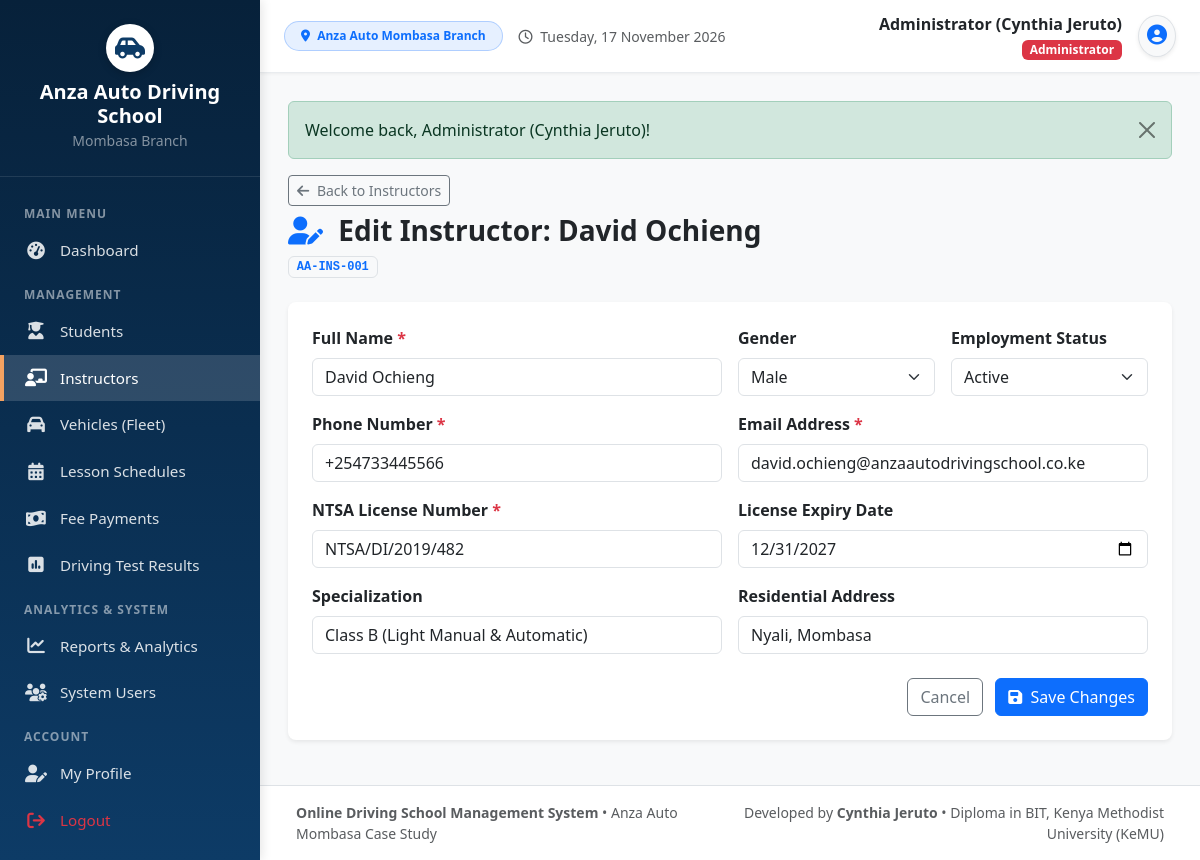
Screenshot of /instructor_edit.php?id=1 (signed in) with the database file from the repository.
### tables this page shows
CREATE TABLE `instructors` (
  `instructor_id` INT(11) NOT NULL AUTO_INCREMENT,
  `user_id` INT(11) DEFAULT NULL,
  `instructor_no` VARCHAR(20) NOT NULL UNIQUE,
  `full_name` VARCHAR(100) NOT NULL,
  `gender` ENUM('Male', 'Female', 'Other') NOT NULL,
  `phone` VARCHAR(20) NOT NULL,
  `email` VARCHAR(100) NOT NULL,
  `license_no` VARCHAR(50) NOT NULL,
  `license_expiry` DATE DEFAULT NULL,
  `specialization` VARCHAR(100) DEFAULT 'Manual & Automatic Light Vehicles',
  `address` VARCHAR(255) DEFAULT 'Mombasa, Kenya',
  `status` ENUM('Active', 'On Leave', 'Inactive') NOT NULL DEFAULT 'Active',
  `created_at` TIMESTAMP NOT NULL DEFAULT CURRENT_TIMESTAMP,
  PRIMARY KEY (`instructor_id`),
  KEY `fk_instructor_user` (`user_id`),
  CONSTRAINT `fk_instructor_user` FOREIGN KEY (`user_id`) REFERENCES `users` (`user_id`) ON DELETE SET NULL
);

### instructor_edit.php (the view, shortened to what this page needs)
<?php
require_once __DIR__ . '/includes/header.php';
$insId = (int)($_GET['id'] ?? 0);
$stmt = $pdo->prepare("SELECT * FROM instructors WHERE instructor_id = ?");
$stmt->execute([$insId]);
$instructor = $stmt->fetch();
?>
<div class="mb-4">
    <a href="instructors.php" class="btn btn-outline-secondary btn-sm mb-2"><i class="fa-solid fa-arrow-left me-1"></i> Back to Instructors</a>
    <h3 class="fw-bold mb-1 text-dark"><i class="fa-solid fa-user-pen text-primary me-2"></i> Edit Instructor: <?= htmlspecialchars($instructor['full_name']) ?></h3>
    <span class="badge bg-light text-primary border font-monospace"><?= htmlspecialchars($instructor['instructor_no']) ?></span>
</div>
<div class="card border-0 shadow-sm rounded-3">
    <div class="card-body p-4">
        <form method="POST" action="instructor_edit.php?id=<?= $insId ?>">
            <div class="row g-3">
                <div class="col-md-6">
                    <label class="form-label fw-semibold">Full Name <span class="text-danger">*</span></label>
                    <input type="text" class="form-control" name="full_name" value="<?= htmlspecialchars($instructor['full_name']) ?>" required>
                </div>
                <div class="col-md-3">
                    <label class="form-label fw-semibold">Gender</label>
                    <select name="gender" class="form-select">
                        <option value="Male" <?= ($instructor['gender'] === 'Male') ? 'selected' : '' ?>>Male</option>
                    </select>
                </div>
                <div class="col-md-3">
                    <label class="form-label fw-semibold">Employment Status</label>
                    <select name="status" class="form-select">
                        <option value="Active" <?= ($instructor['status'] === 'Active') ? 'selected' : '' ?>>Active</option>
                    </select>
                </div>
                <div class="col-md-6">
                    <label class="form-label fw-semibold">Phone Number <span class="text-danger">*</span></label>
                    <input type="text" class="form-control" name="phone" value="<?= htmlspecialchars($instructor['phone']) ?>" required>
                </div>
                <div class="col-md-6">
                    <label class="form-label fw-semibold">Email Address <span class="text-danger">*</span></label>
                    <input type="email" class="form-control" name="email" value="<?= htmlspecialchars($instructor['email']) ?>" required>
                </div>
                <div class="col-md-6">
                    <label class="form-label fw-semibold">NTSA License Number <span class="text-danger">*</span></label>
                    <input type="text" class="form-control" name="license_no" value="<?= htmlspecialchars($instructor['license_no']) ?>" required>
                </div>
                <div class="col-md-6">
                    <label class="form-label fw-semibold">License Expiry Date</label>
                    <input type="date" class="form-control" name="license_expiry" value="<?= htmlspecialchars($instructor['license_expiry'] ?? '') ?>">
                </div>
                <div class="col-md-6">
                    <label class="form-label fw-semibold">Specialization</label>
                    <input type="text" class="form-control" name="specialization" value="<?= htmlspecialchars($instructor['specialization']) ?>">
                </div>
                <div class="col-md-6">
                    <label class="form-label fw-semibold">Residential Address</label>
                    <input type="text" class="form-control" name="address" value="<?= htmlspecialchars($instructor['address']) ?>">
                </div>
                <div class="col-12 mt-4 text-end">
                    <a href="instructors.php" class="btn btn-outline-secondary me-2">Cancel</a>
                    <button type="submit" class="btn btn-primary"><i class="fa-solid fa-save me-1"></i> Save Changes</button>
                </div>
            </div>
        </form>
    </div>
</div>
<?php require_once __DIR__ . '/includes/footer.php'; ?>

### assets/css/style.css (style rules this page uses)
:root { --primary-color: #0d3b66; --primary-dark: #07213a; --primary-light: #185a9d; --accent-color: #f4a261; --accent-hover: #e76f51; --bg-light: #f8f9fa; --sidebar-width: 260px; --text-dark: #2b2d42; --card-shadow: 0 4px 12px rgba(0, 0, 0, 0.05); }
body { font-family: 'Segoe UI', system-ui, -apple-system, sans-serif; background-color: var(--bg-light); color: var(--text-dark); min-height: 100vh; }

### rows the page displays
instructors: full_name "David Ochieng", instructor_no "AA-INS-001", gender "Male", status "Active", phone "+254733445566", email "david.ochieng@anzaautodrivingschool.co.ke", license_no "NTSA/DI/2019/482", license_expiry "12/31/2027", specialization "Class B (Light Manual & Automatic)", address "Nyali, Mombasa"

### other values shown
$_SESSION['full_name'] "Administrator (Cynthia Jeruto)"
$_SESSION['role'] "Administrator"
$flash['message'] "Welcome back, Administrator (Cynthia Jeruto)!"
